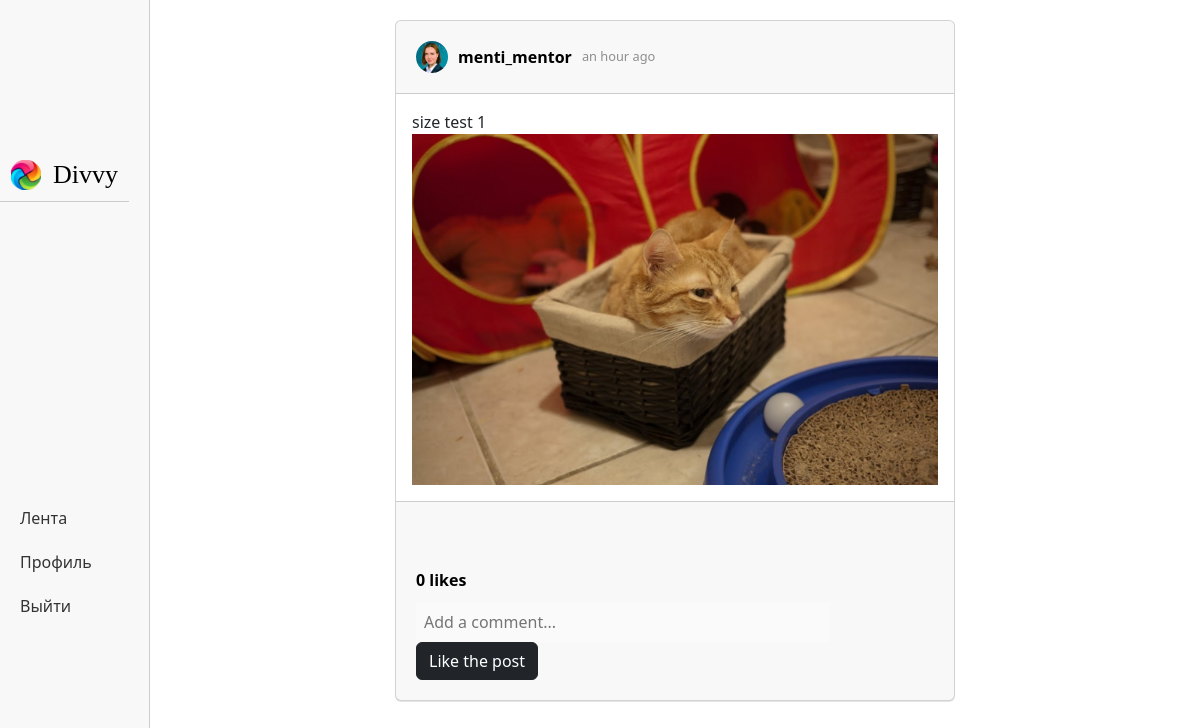
Page /post/1 (signed in) on the committed database.
### data/users.py (models this page shows, shortened)
class User(SqlAlchemyBase, UserMixin):
    __tablename__ = 'users'
    id = sqlalchemy.Column(sqlalchemy.Integer, primary_key=True, autoincrement=True)
    email = sqlalchemy.Column(sqlalchemy.String, index=True, unique=True, nullable=True)
    name = sqlalchemy.Column(sqlalchemy.String, nullable=True)
    surname = sqlalchemy.Column(sqlalchemy.String, nullable=True)
    nickname = sqlalchemy.Column(sqlalchemy.String, nullable=True)
    birthday = sqlalchemy.Column(sqlalchemy.Integer, nullable=True)
    hashed_password = sqlalchemy.Column(sqlalchemy.String, nullable=True)
    modified_date = sqlalchemy.Column(sqlalchemy.DateTime, default=datetime.datetime.now)
    description = sqlalchemy.Column(sqlalchemy.String, default="")
    avatar = sqlalchemy.Column(sqlalchemy.String, default="/static/img/avatars/default_avatar.png")
    subscribers = sqlalchemy.Column(sqlalchemy.Integer, default=0)
    subscriptions = sqlalchemy.Column(sqlalchemy.Integer, default=0)
    posts = sqlalchemy.Column(sqlalchemy.Integer, default=0)
    post = orm.relationship("Post", back_populates='user')

### data/posts.py (models this page shows)
class Post(SqlAlchemyBase, SerializerMixin):
    __tablename__ = 'posts'
    id = sqlalchemy.Column(sqlalchemy.Integer, primary_key=True, autoincrement=True)
    likes = sqlalchemy.Column(sqlalchemy.Integer, default=0)
    post_text = sqlalchemy.Column(sqlalchemy.String, nullable=True)
    post_picture = sqlalchemy.Column(sqlalchemy.String, nullable=False)
    comments_number = sqlalchemy.Column(sqlalchemy.Integer, default=0)
    user_id = sqlalchemy.Column(sqlalchemy.Integer, sqlalchemy.ForeignKey("users.id"), nullable=False)
    modified_date = sqlalchemy.Column(sqlalchemy.DateTime, default=datetime.datetime.now)
    user = orm.relationship('User')
    comments = orm.relationship("Comment", back_populates='post')

### main.py (the view)
@app.route("/post/<int:post_id>")
def post_page(post_id):
    if isinstance(current_user, mixins.AnonymousUserMixin):
        return redirect("/login")
    db_sess = db_session.create_session()
    post = db_sess.query(Post).filter(Post.id == post_id).first()
    values = {
        "title": f"Пост от {post.user.nickname}",
        "post": post,
        "prescription": format_social_media_post_time(post.modified_date)
    }
    return render_template("post_page.html", **values)

### data/db_session.py (called while the page is built)
def create_session() -> Session:
    global __factory
    return __factory()

### functions.py (called while the page is built, shortened)
def format_social_media_post_time(post_time):
    current_time = datetime.now()
    time_difference = current_time - post_time
    years = time_difference.days // 365
    if years > 0:
        if years == 1:
            return "a year ago"
        return f"{years} years ago"
    months = time_difference.days // 30
    if months > 0:
        if months == 1:
            return "a month ago"
        return f"{months} months ago"
    weeks = time_difference.days // 7
    if weeks > 0:
        if weeks == 1:
            return "a week ago"
        return f"{weeks} weeks ago"
    days = time_difference.days
    if days > 0:
        if days == 1:
            return "a day ago"
        return f"{days} days ago"
    hours = time_difference.seconds // 3600
    if hours > 0:
        if hours == 1:
            return "an hour ago"
        return f"{hours} hours ago"

### main.py (called while the page is built)
@login_manager.user_loader
def load_user(user_id):
    db_sess = db_session.create_session()
    return db_sess.query(User).get(user_id)

### templates/post_page.html (shortened to what this page needs)
{% extends "authorised_base.html" %}
{% block content %}
    <div class="posts-container">
        <div class="card">
            <div class="card-header">
                <img src="{{ post.user.avatar }}" alt="Post">
                <a href="">{{ post.user.nickname }}</a>
                <span>{{ prescription }}</span>
            </div>
            <div class="card-body">
                {{ post.post_text }}
                <img src="/{{ post.post_picture }}" alt="Post">
            </div>
            <div class="card-footer">
                <div class="actions">
                </div>
                <span class="likes">{{post.likes}} likes</span>
                <form class="comment-form" action="/send_comment/{{ post.id }}" method="post">
                    <input type="text" placeholder="Add a comment..." name="comment_text">
                    <a class="btn btn-dark" href="/like_post/{{ post.id }}/post_page">Like the post</a>
                </form>
            </div>
        </div>
    </div>
{% endblock %}

### static/css/style.css (style rules this page uses)
.card { background-color: #fff; margin-bottom: 20px; box-shadow: 0 1px 0 rgba(0, 0, 0, 0.0975); width: 80%; margin-left: 10%; margin-right: 10%; }
.card-header { padding: 20px; display: flex; align-items: center; }
.card-header img { border-radius: 50%; width: 32px; margin-right: 10px; }
.card-header a { font-weight: 600; color: #000; margin-right: 10px; text-decoration: none; }
.card-header span { font-size: 0.8em; color: #8e8e8e; }
.card-body img { width: 100%; max-height: 700px; }
.card-footer { padding: 20px; }
.likes { display: block; margin: 10px 0; font-weight: 600; color: #000; }
.comment-form { margin-top: 10px; }
.comment-form input { border: none; padding: 8px; font-size: 1em; width: 80%; border-radius: 3px; background-color: #fafafa; }
.posts-container { display: grid; grid-template-columns: repeat(1, minmax(80px, 700px)); grid-gap: 10px; justify-content: center; align-items: center; }

### rows in the picture
User: user.avatar (placeholder picture), user.nickname "menti_mentor"
Post: post_text "size test 1", post_picture (picture), likes "0"

### other values in the picture
{{ prescription }} "an hour ago"
